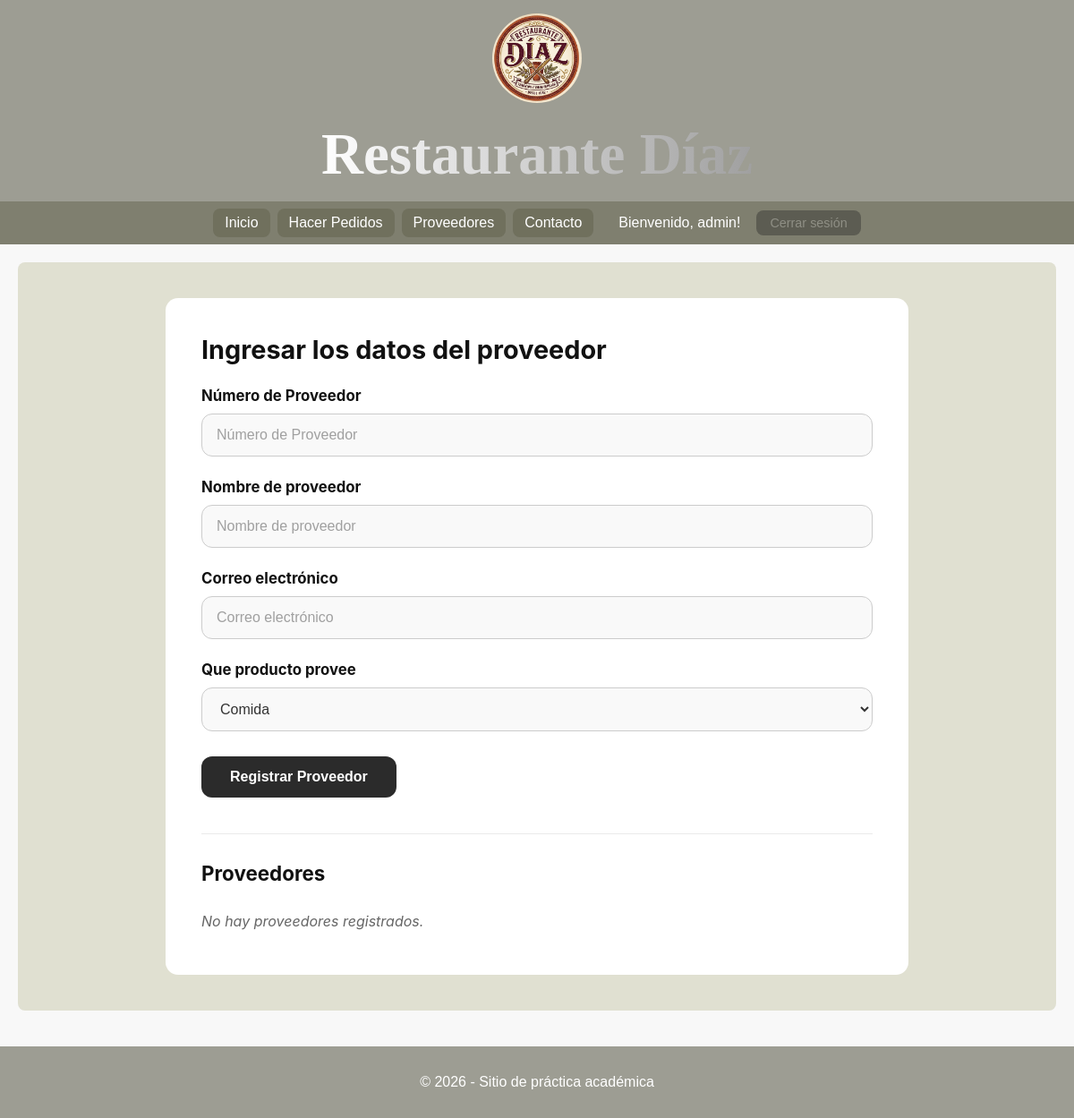
/proveedores (signed in), run on an earlier commit of the app's database.
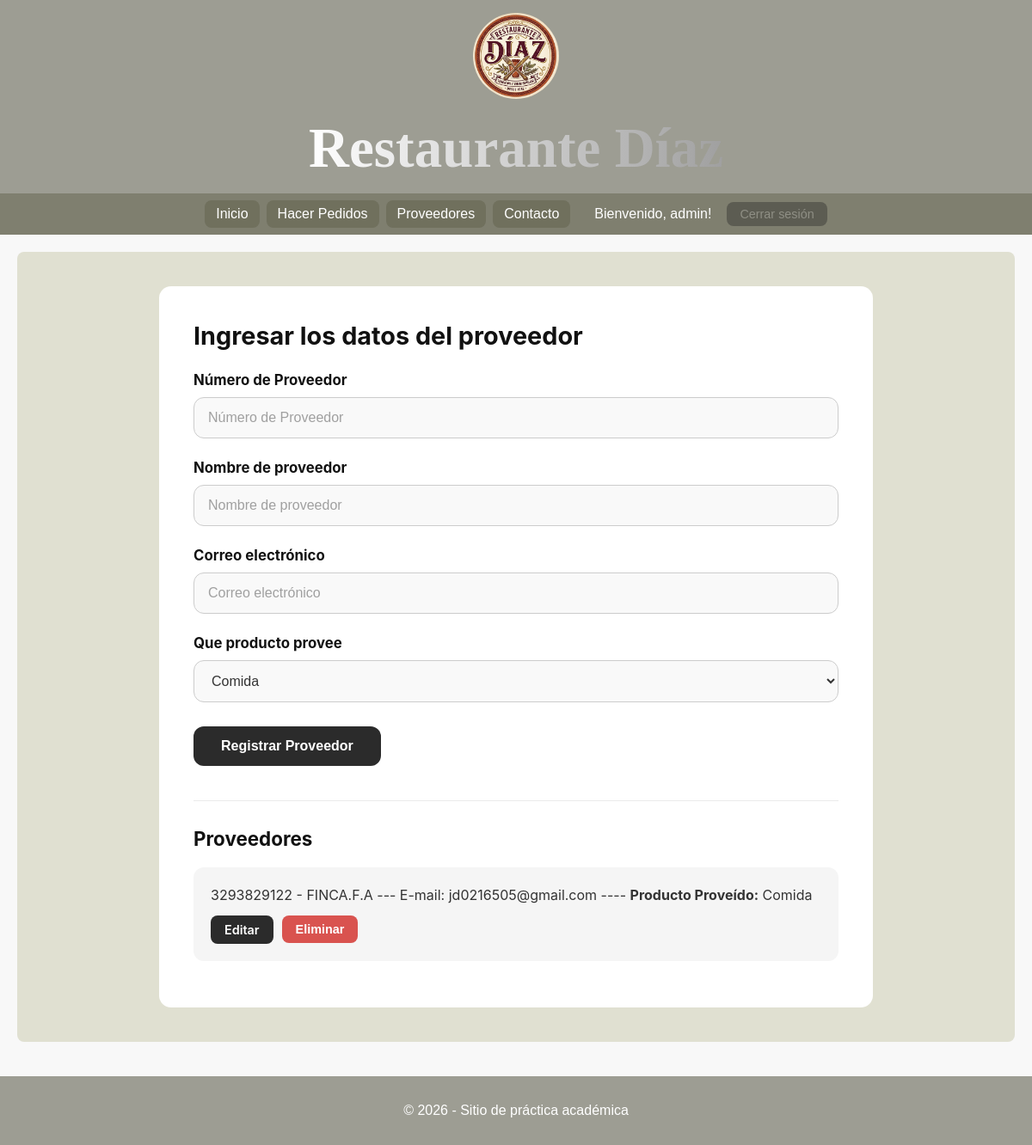
And on a later commit of the database.
### tables this page shows
CREATE TABLE proveedores (
    id INTEGER PRIMARY KEY AUTOINCREMENT,   
    numero TEXT NOT NULL,
    nombre TEXT NOT NULL,
    email TEXT NOT NULL,
    producto TEXT NOT NULL
        );

### paginas/entidades.py (the view)
@entidades_bp.route('/proveedores')
def listar_proveedores():
    conn = get_connection()
    proveedores = conn.execute('SELECT id,numero,nombre,email,producto FROM proveedores').fetchall()
    conn.close()
    return render_template('Proovedores.html', proveedores=proveedores)

### app.py (called while the page is built)
@app.before_request
def require_login():
    allowed = ('login', 'register', 'static')
    if request.endpoint in allowed:
        return
    if 'username' not in session:
        return redirect(url_for('login'))

### db.py (called while the page is built)
def get_connection():
    conn = sqlite3.connect('usuarios.db')
    conn.row_factory = sqlite3.Row
    return conn

### templates/Proovedores.html (shortened to what this page needs)
{% extends 'base.html' %}
{% block content %}
<div class="card">
  <div class="card-body">
    <link rel="stylesheet" href="{{ url_for('static', filename='Proveer.css') }}">
<div class="proveedor-container">
    <h2>Ingresar los datos del proveedor</h2>
    <form action="{{ url_for('entidades.agregar_proveedores') }}" method="POST" class="proveedor-form">
        <label for="numero">Número de Proveedor</label>
        <input type="text" id="numero" name="numero" placeholder="Número de Proveedor" required>
        <label for="nombre">Nombre de proveedor</label>
        <input type="text" id="nombre" name="nombre" placeholder="Nombre de proveedor" required>
        <label for="email">Correo electrónico</label>
        <input type="email" id="email" name="email" placeholder="Correo electrónico" required>
        <label for="opciones">Que producto provee</label>
        <select id="opciones" name="opciones">
            <option value="Comida">Comida</option>
        </select>
        <div>
            <button type="submit">Registrar Proveedor</button>
        </div>
    </form>
    <hr>
    <h3>Proveedores</h3>
    <ul>
    {% for u in proveedores %}
        <li class="proveedor-item">
            <span class="proveedor-texto">
                {{ u[1] }} - {{ u[2] }} --- E-mail: {{ u[3] }} ---- <strong>Producto Proveído:</strong> {{ u[4] }}
            </span>
            <div class="acciones-container">
                <a href="{{ url_for('entidades.listar_proveedores') }}" class="btn-action btn-editar">Editar</a>
                <form action="#" method="POST" style="margin: 0;">
                    <button type="submit" class="btn-action btn-eliminar">Eliminar</button>
                </form>
            </div>
        </li>
    {% else %}
        <li style="color: #666; font-style: italic; padding: 10px 0;">No hay proveedores registrados.</li>
    {% endfor %}
    </ul>
</div>
  </div>
{% endblock %}

What changed in the data, as far as the page shows it:
added proveedores: numero "3293829122", nombre "FINCA.F.A", email "jd0216505@gmail.com", producto "Comida"
Also different on the page:
text no longer shown: "No hay proveedores registrados."
